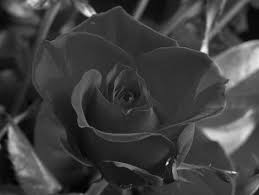
#> input picture download.jpeg, 259 x 195 px, found by its file name
$ jupyter execute --allow-errors first.ipynb
#> lines starting #> are read from the running program, lines starting #| are printed output that depends on the picture
[cell 1]
import numpy as np


import matplotlib.pyplot as plt

[cell 2]
path = "/users/binayamaharjan/machinelearning/"

[cell 3]
import os
#> (the rest of this cell did not finish here and is left out)

[cell 4]
from matplotlib.image import imread

[cell 5]
image = path + 'download.jpeg'

[cell 6]
imread(image)

[cell 7]
imread(image).shape

[cell 8]
from PIL import Image

[cell 9]
im = Image.open(image)
#> im is the input picture: PIL image 259x195 RGB; min 0, max 248, mean 62.7
im = im.crop( (1, 0, 200, 200) )
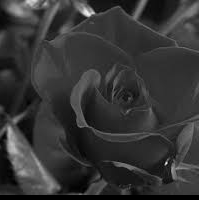
#> im: PIL image 199x200 RGB; min 0, max 242, mean 53
im.save('card.png') # saves the image
plt.imshow(imread('card.png')) # opens the image


$ run again, with card.png saved as download.jpeg
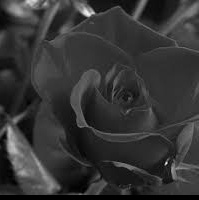
#> input picture card.png, 199 x 200 px, found by its file name
#> im is the input picture: PIL image 199x200 RGB; min 0, max 241, mean 53
#> `im = im.crop( (1, 0, 200, 200) )`:
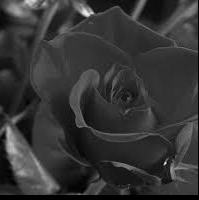
#> im: PIL image 199x200 RGB; min 0, max 241, mean 52.8
